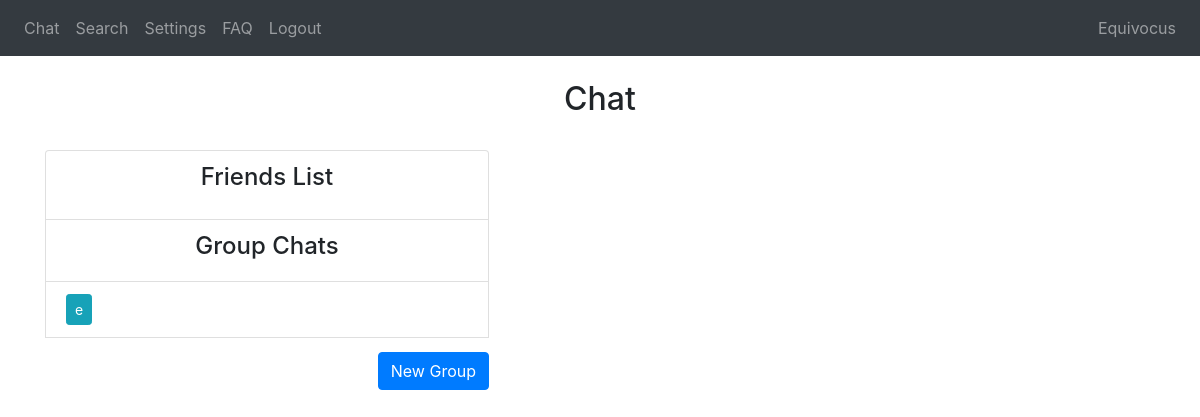
Page / (signed in) on the earlier database version.
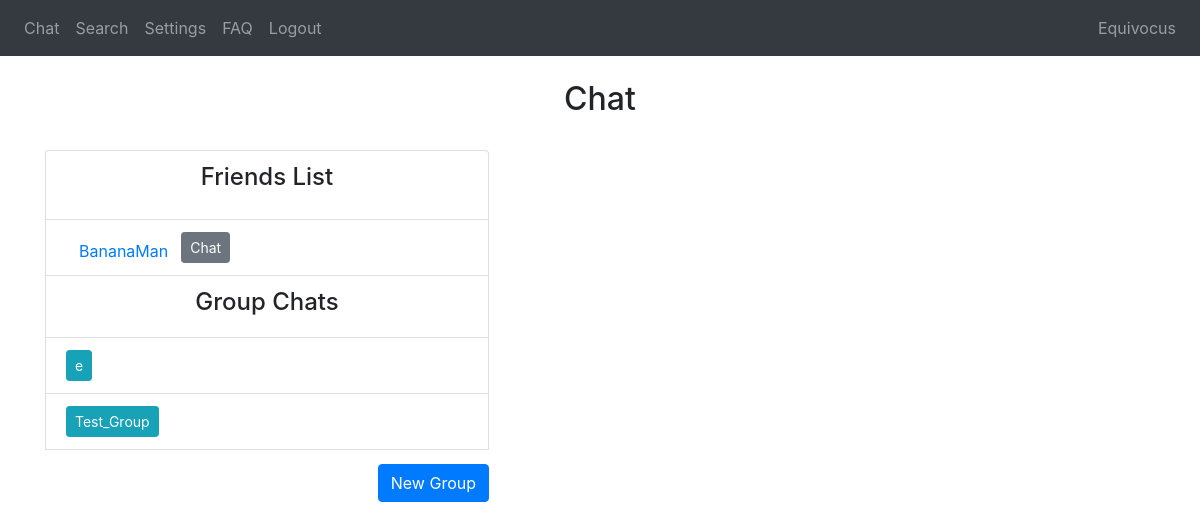
Same page on the later database version.
### website/models.py (models this page shows)
class User(db.Model, UserMixin):
    username = db.Column(db.String(150), unique=True)
    password = db.Column(db.String(150))
    answer = db.Column(db.String(150)) # security word
    question = db.Column(db.String(150)) # security question
    first_name = db.Column(db.String(150))
    status = db.Column(db.String(150))
    messages = db.relationship('Message')
    friends_list = db.relationship('Friend')
    id = db.Column(db.Integer, primary_key=True)
    name = db.Column(db.String(20))
    groups = db.relationship('Group', secondary=user_groups, backref=db.backref('members', lazy='dynamic'))

class Group(db.Model):
    group_id = db.Column(db.Integer, primary_key=True)
    group_name = db.Column(db.String(20))

class Friend(db.Model):
    id = db.Column(db.Integer, primary_key=True)
    user_id = db.Column(db.Integer, db.ForeignKey('user.id')) #one-to-many relationship
    friend_id = db.Column(db.Integer)
    friend_name = db.Column(db.String(10000))

### website/views.py (the view, shortened to what this page needs)
@views.route('/', methods=['GET', 'POST'])
@login_required
def chat():
    recipient = None
    user_db = User.query.all()
    message_db = Message.query.all()
    return render_template("chat.html", user=current_user, username=current_user.username, user_db=user_db, Message = Message, recipient=recipient, desc=desc, redirect=redirect)

### website/__init__.py (called while the page is built)
def create_app():
    app = Flask(__name__)
    app.config['SECRET_KEY'] = 'wadkjwlajda'
    app.config['SQLALCHEMY_DATABASE_URI'] = f'sqlite:///{DB_NAME}'
    db.init_app(app)
    from .views import views
    from .auth import auth
    from .group_views import group_views
    app.register_blueprint(views, url_prefix='/')
    app.register_blueprint(auth, url_prefix='/')
    app.register_blueprint(group_views, url_prefix='/')
    from .models import User, Message
    create_database(app)
    login_manager = LoginManager()
    login_manager.login_view = 'auth.login'
    login_manager.init_app(app)
    @login_manager.user_loader
    def load_user(id):
        return User.query.get(int(id))
    return app

### website/templates/chat.html (shortened to what this page needs)
{% extends "base.html" %} {% block title %}Chat{% endblock %} {% block content
    %}
    <h2 align="center">Chat</h2>
    <br />
<div style="float: left; width: 40%; padding-left: 0%">
    <li style="height: 70px" class="list-group-item"><h4 align="center">Friends List</h4></li>
    {% if user.friends_list %}
        {% for friend in user.friends_list %}
            <li class="list-group-item">
                <div style="float: left"><a class="btn btn-link" id="chat" href="/profile/{{friend.friend_name}}">{{friend.friend_name}}</a></div>
                <a class="btn btn-secondary btn-sm" id="chat" href="/chat/{{friend.friend_name}}">Chat</a>
            </li>
        {% endfor %}
    {% endif %}
    {% if user.groups %}
    <li class="list-group-item"><h4 align="center">Group Chats</h4></li>
        {% for group in user.groups %}
            <li class="list-group-item">
                <a class="btn btn-info btn-sm" id="chat" href="/group-chat/{{group.group_name}}">{{group.group_name}}</a>
            </li>
        {% endfor %}
    {% endif %}
    <div style="float: right; padding-top: 3%"><a class="btn btn-primary" id="create-group" href="/create-group">New Group</a></div>
</div>
{% endblock %}

### website/templates/base.html (shortened to what this page needs)
<!DOCTYPE html>
<html>
  <head>
    <link
      rel="stylesheet"
      href="https://stackpath.bootstrapcdn.com/bootstrap/4.4.1/css/bootstrap.min.css"
    />
    <link
      rel="stylesheet"
      href="https://stackpath.bootstrapcdn.com/font-awesome/4.7.0/css/font-awesome.min.css"
    />
  </head>
  <body>
    <nav class="navbar navbar-expand-lg navbar-dark bg-dark">
      <div class="collapse navbar-collapse" id="navbar">
        <div class="navbar-nav">
          {% if user.is_authenticated %}
            <a class="nav-item nav-link" id="chat" href="/">Chat</a>
            <a class="nav-item nav-link" id="search" href="/search">Search</a>
            <a class="nav-item nav-link" id="settings" href="/settings">Settings</a>
            <a class="nav-item nav-link" id="faq" href="/faq">FAQ</a>
            <a class="nav-item nav-link" id="logout" href="/logout">Logout</a>
          {% else %}
            <a class="nav-item nav-link" id="login" href="/login">Log In</a>
            <a class="nav-item nav-link" id="signUp" href="/sign-up">Sign Up</a>
            <a class="nav-item nav-link" id="faq" href="/faq">FAQ</a>
          {% endif %}
        </div>
      </div>
      <div class="collapse navbar-collapse justify-content-end" id="navbar">
        <div class="navbar-nav">
          {% if user.is_authenticated %}
            <a class="nav-item nav-link" id="chat" href="/profile">{{user.username}}</a>
          {% endif %}
        </div>
      </div>
    </nav>
    <br />
    <div class="container">{% block content %} {% endblock %}</div>
  </body>
</html>

Differences in the rows shown:
added Friend: friend_name "BananaMan"
now on this page (row unchanged): Group: group_name "Test_Group"
